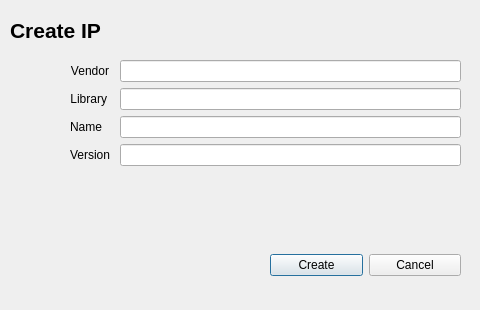
<?xml version="1.0" encoding="UTF-8"?>
<ui version="4.0">
 <class>NewIPDialog</class>
 <widget class="QDialog" name="NewIPDialog">
  <property name="geometry">
   <rect>
    <x>0</x>
    <y>0</y>
    <width>480</width>
    <height>310</height>
   </rect>
  </property>
  <property name="windowTitle">
   <string>Dialog</string>
  </property>
  <widget class="QLabel" name="titleLabel_">
   <property name="geometry">
    <rect>
     <x>10</x>
     <y>20</y>
     <width>151</width>
     <height>20</height>
    </rect>
   </property>
   <property name="font">
    <font>
     <pointsize>16</pointsize>
     <weight>75</weight>
     <bold>true</bold>
    </font>
   </property>
   <property name="text">
    <string>Create IP</string>
   </property>
  </widget>
  <widget class="QWidget" name="horizontalLayoutWidget">
   <property name="geometry">
    <rect>
     <x>270</x>
     <y>240</y>
     <width>191</width>
     <height>51</height>
    </rect>
   </property>
   <layout class="QHBoxLayout" name="horizontalLayout">
    <item>
     <widget class="QPushButton" name="okButton_">
      <property name="text">
       <string>Create</string>
      </property>
      <property name="autoRepeatInterval">
       <number>100</number>
      </property>
     </widget>
    </item>
    <item>
     <widget class="QPushButton" name="cancelButton_">
      <property name="text">
       <string>Cancel</string>
      </property>
     </widget>
    </item>
   </layout>
  </widget>
  <widget class="QWidget" name="formLayoutWidget">
   <property name="geometry">
    <rect>
     <x>20</x>
     <y>60</y>
     <width>441</width>
     <height>181</height>
    </rect>
   </property>
   <layout class="QFormLayout" name="mainFormLayout_">
    <property name="horizontalSpacing">
     <number>10</number>
    </property>
    <property name="leftMargin">
     <number>50</number>
    </property>
    <item row="1" column="0">
     <widget class="QLabel" name="vendorLabel_">
      <property name="font">
       <font>
        <weight>50</weight>
        <bold>false</bold>
       </font>
      </property>
      <property name="text">
       <string>Vendor</string>
      </property>
      <property name="alignment">
       <set>Qt::AlignRight|Qt::AlignTrailing|Qt::AlignVCenter</set>
      </property>
     </widget>
    </item>
    <item row="1" column="1">
     <widget class="QLineEdit" name="vendorLineEdit_"/>
    </item>
    <item row="4" column="0">
     <widget class="QLabel" name="versionLabel_">
      <property name="font">
       <font>
        <weight>50</weight>
        <bold>false</bold>
       </font>
      </property>
      <property name="text">
       <string>Version</string>
      </property>
      <property name="alignment">
       <set>Qt::AlignRight|Qt::AlignTrailing|Qt::AlignVCenter</set>
      </property>
     </widget>
    </item>
    <item row="4" column="1">
     <widget class="QLineEdit" name="versionLineEdit_"/>
    </item>
    <item row="2" column="0">
     <widget class="QLabel" name="libraryLabel_">
      <property name="font">
       <font>
        <weight>50</weight>
        <bold>false</bold>
       </font>
      </property>
      <property name="text">
       <string>Library</string>
      </property>
      <property name="alignment">
       <set>Qt::AlignRight|Qt::AlignTrailing|Qt::AlignVCenter</set>
      </property>
     </widget>
    </item>
    <item row="2" column="1">
     <widget class="QLineEdit" name="libraryLineEdit_"/>
    </item>
    <item row="3" column="0">
     <widget class="QLabel" name="nameLabel_">
      <property name="font">
       <font>
        <weight>50</weight>
        <bold>false</bold>
       </font>
      </property>
      <property name="layoutDirection">
       <enum>Qt::LeftToRight</enum>
      </property>
      <property name="text">
       <string>Name</string>
      </property>
      <property name="alignment">
       <set>Qt::AlignRight|Qt::AlignTrailing|Qt::AlignVCenter</set>
      </property>
     </widget>
    </item>
    <item row="3" column="1">
     <widget class="QLineEdit" name="nameLineEdit_"/>
    </item>
   </layout>
  </widget>
 </widget>
 <tabstops>
  <tabstop>vendorLineEdit_</tabstop>
  <tabstop>libraryLineEdit_</tabstop>
  <tabstop>nameLineEdit_</tabstop>
  <tabstop>versionLineEdit_</tabstop>
  <tabstop>okButton_</tabstop>
  <tabstop>cancelButton_</tabstop>
 </tabstops>
 <resources/>
 <connections/>
</ui>
